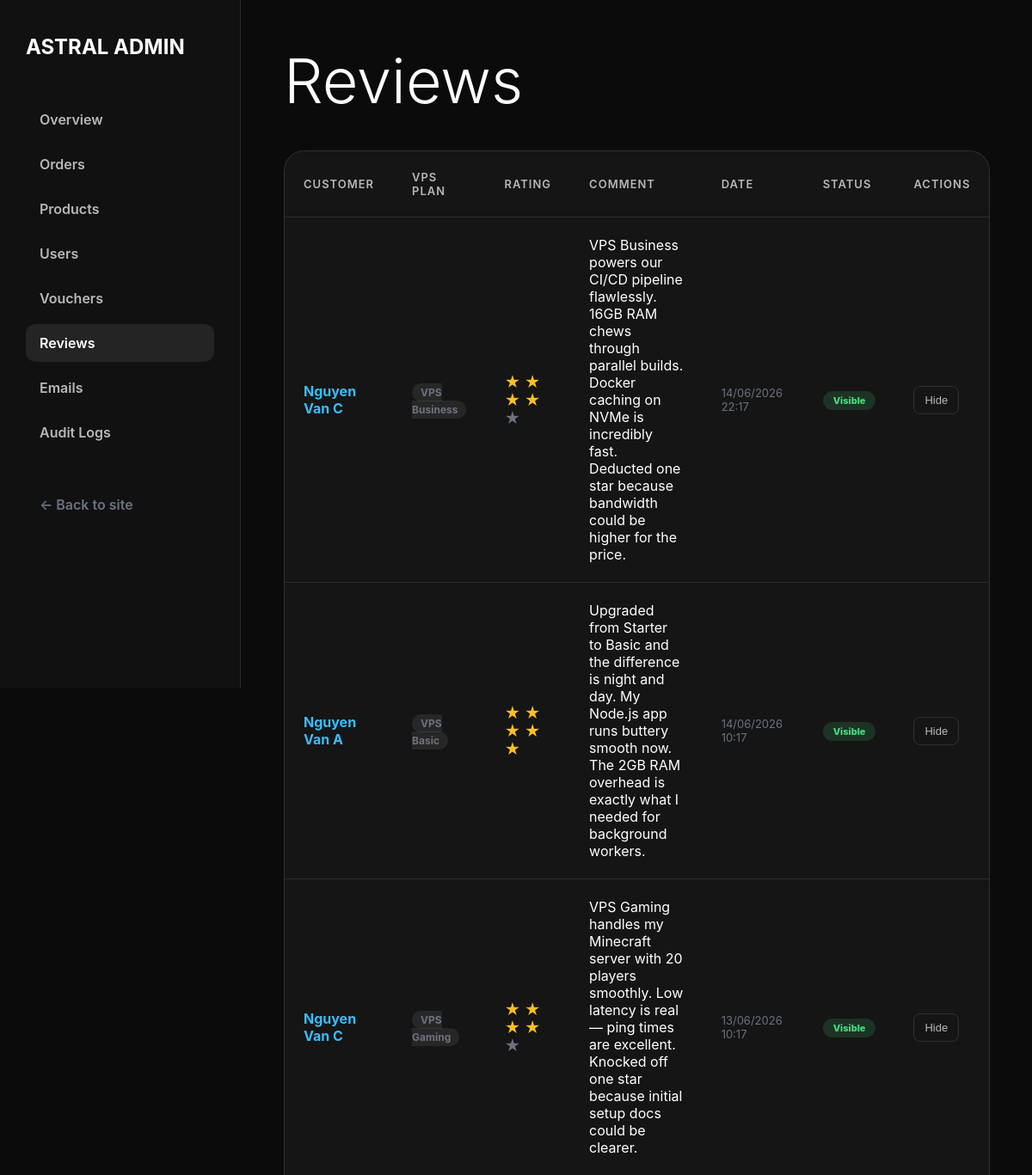
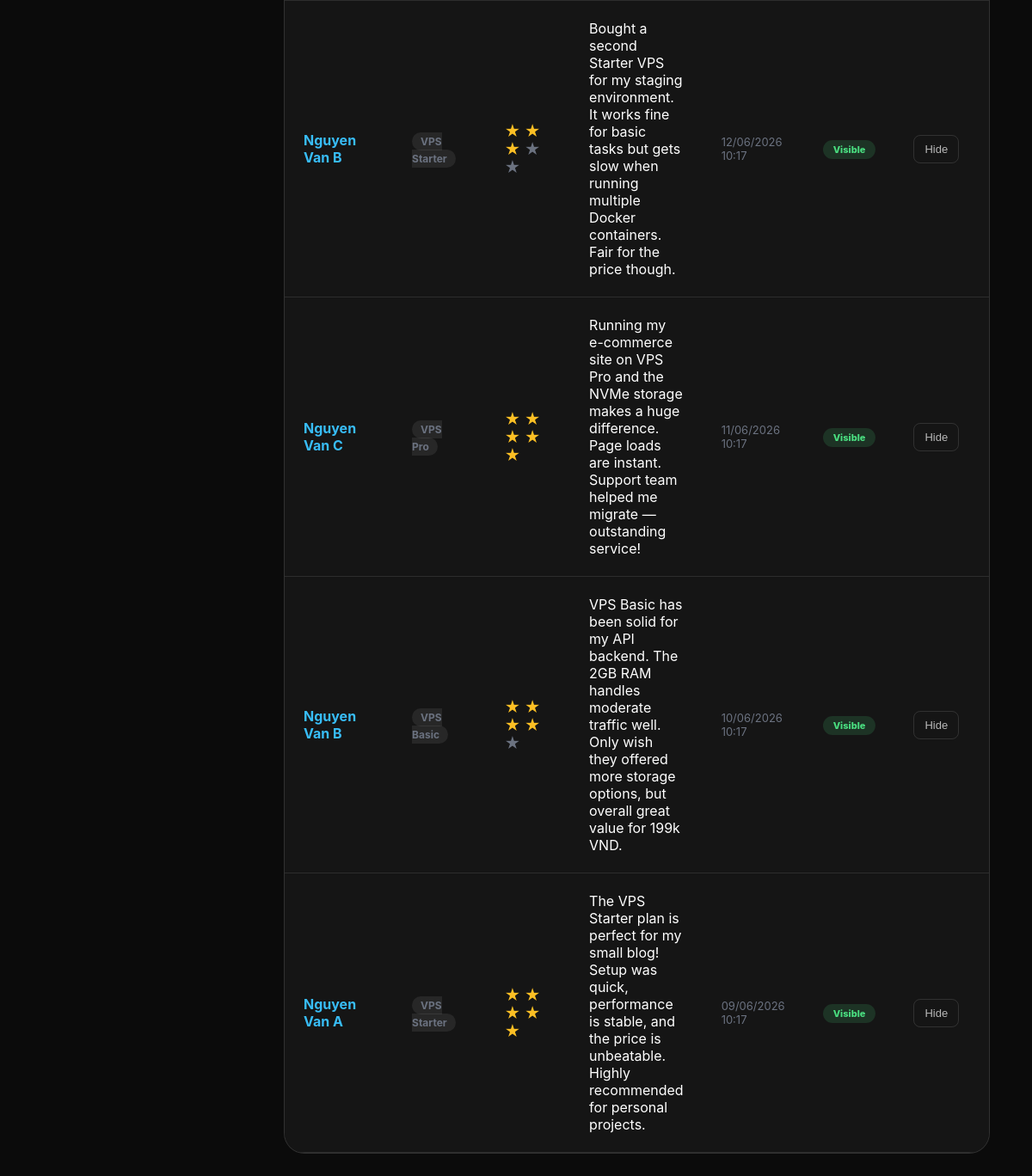
Before: /admin/reviews (signed in) with the older database file (2 pictures, top to bottom).
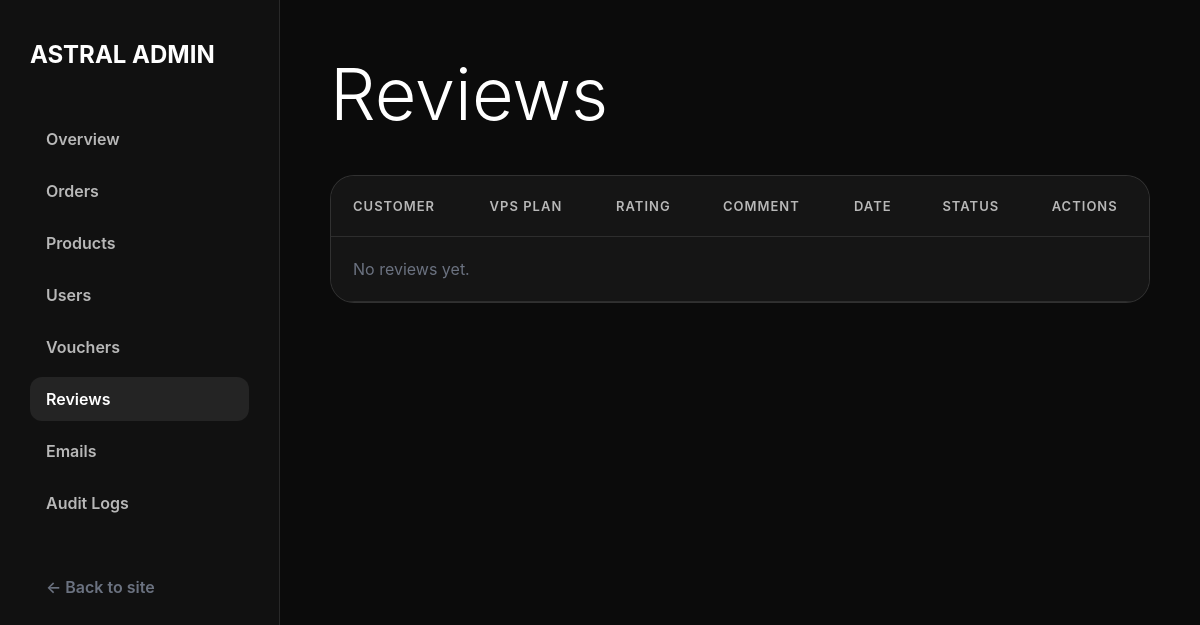
After: the same page with the newer database file.
### tables this page shows
CREATE TABLE reviews (
    id          INT UNSIGNED AUTO_INCREMENT PRIMARY KEY,
    user_id     INT UNSIGNED  NOT NULL,
    product_id  INT UNSIGNED  NOT NULL,
    order_id    INT UNSIGNED  NOT NULL,
    rating      TINYINT(1)    NOT NULL CHECK (rating BETWEEN 1 AND 5),
    comment     TEXT          NOT NULL,
    is_visible  TINYINT(1)    NOT NULL DEFAULT 1,
    created_at  TIMESTAMP     NOT NULL DEFAULT CURRENT_TIMESTAMP,
    updated_at  TIMESTAMP     NOT NULL DEFAULT CURRENT_TIMESTAMP ON UPDATE CURRENT_TIMESTAMP,

    UNIQUE KEY uq_review_per_order (user_id, order_id),
    FOREIGN KEY (user_id)    REFERENCES users(id)    ON DELETE CASCADE,
    FOREIGN KEY (product_id) REFERENCES products(id) ON DELETE CASCADE,
    FOREIGN KEY (order_id)   REFERENCES orders(id)   ON DELETE CASCADE,
    INDEX idx_product_visible (product_id, is_visible),
    INDEX idx_rating (rating)
);

CREATE TABLE users (
    id            INT UNSIGNED AUTO_INCREMENT PRIMARY KEY,
    name          VARCHAR(100)  NOT NULL,
    email         VARCHAR(150)  NOT NULL UNIQUE,
    password      VARCHAR(255)  NOT NULL,                         
    phone         VARCHAR(20)   DEFAULT NULL,
    avatar        VARCHAR(255)  DEFAULT 'default_avatar.png',
    role          ENUM('user','staff','admin') NOT NULL DEFAULT 'user',
     
    tier          ENUM('silver','gold','diamond') NOT NULL DEFAULT 'silver',
    total_spent   DECIMAL(15,2) NOT NULL DEFAULT 0.00,
    is_locked     TINYINT(1)    NOT NULL DEFAULT 0,               
    locked_reason VARCHAR(255)  DEFAULT NULL,
    is_verified   TINYINT(1)    NOT NULL DEFAULT 1,               
    verification_token VARCHAR(64) DEFAULT NULL,
    mfa_secret          VARCHAR(32)   DEFAULT NULL,
    mfa_enabled         TINYINT(1)    NOT NULL DEFAULT 0,
    created_at    TIMESTAMP     NOT NULL DEFAULT CURRENT_TIMESTAMP,
    updated_at    TIMESTAMP     NOT NULL DEFAULT CURRENT_TIMESTAMP ON UPDATE CURRENT_TIMESTAMP,

    INDEX idx_role (role),
    INDEX idx_tier (tier),
    INDEX idx_is_locked (is_locked)
);

CREATE TABLE products (
    id            INT UNSIGNED AUTO_INCREMENT PRIMARY KEY,
    name          VARCHAR(150)  NOT NULL,                         
    slug          VARCHAR(200)  NOT NULL UNIQUE,                  
    description   TEXT          DEFAULT NULL,
     
    cpu           VARCHAR(50)   NOT NULL,                         
    ram           VARCHAR(50)   NOT NULL,                         
    storage       VARCHAR(50)   NOT NULL,                         
    bandwidth     VARCHAR(50)   NOT NULL,                         
    os_options    VARCHAR(255)  DEFAULT NULL,                     
     
    price         DECIMAL(15,2) NOT NULL,                         
    stock         INT           NOT NULL DEFAULT 100,             
    image         VARCHAR(255)  DEFAULT 'default_product.png',
     
    is_active     TINYINT(1)    NOT NULL DEFAULT 1,               
    created_by    INT UNSIGNED  DEFAULT NULL,                     
    created_at    TIMESTAMP     NOT NULL DEFAULT CURRENT_TIMESTAMP,
    updated_at    TIMESTAMP     NOT NULL DEFAULT CURRENT_TIMESTAMP ON UPDATE CURRENT_TIMESTAMP,

    FOREIGN KEY (created_by) REFERENCES users(id) ON DELETE SET NULL,
    INDEX idx_is_active (is_active),
    INDEX idx_price (price),
    INDEX idx_slug (slug)
);

### src/Controllers/AdminReviewController.php (called while the page is built, shortened)
<?php
class AdminReviewController extends Controller {
    public function index() {
        $reviews = Review::getAllForAdmin();
        require_once __DIR__ . '/../Views/admin/reviews/index.php';
    }
}

### src/index.php (called while the page is built, shortened)
<?php
    $router = new Router();
    $router->get('/',           \App\Controllers\ProductController::class, 'index');
    $router->get('/plans',      \App\Controllers\ProductController::class, 'plans');
    $router->get('/product',    \App\Controllers\ProductController::class, 'detail');
    $router->get('/blog',       \App\Controllers\ProductController::class, 'blog');
    $router->get('/docs',       \App\Controllers\ProductController::class, 'docs');
    $router->get('/api/health', \App\Controllers\HealthController::class, 'index');
    $router->get('/login',      \App\Controllers\AuthController::class, 'login');
    $router->post('/login',     \App\Controllers\AuthController::class, 'login');
    $router->get('/register',   \App\Controllers\AuthController::class, 'register');
    $router->post('/register',  \App\Controllers\AuthController::class, 'register');
    $router->get('/logout',     \App\Controllers\AuthController::class, 'logout');
    $router->get('/verify',     \App\Controllers\AuthController::class, 'verify');
    $router->get('/verify-otp', \App\Controllers\AuthController::class, 'showOtpForm');
    $router->post('/verify-otp',\App\Controllers\AuthController::class, 'showOtpForm');
    $router->get('/forgot-password',    \App\Controllers\PasswordResetController::class, 'forgot');
    $router->post('/forgot-password',   \App\Controllers\PasswordResetController::class, 'forgot');
    $router->get('/reset-password',     \App\Controllers\PasswordResetController::class, 'reset');
    $router->post('/reset-password',    \App\Controllers\PasswordResetController::class, 'reset');
    $router->get('/mfa-verify',     \App\Controllers\AuthController::class, 'mfaVerify');
    $router->post('/mfa-verify',    \App\Controllers\AuthController::class, 'mfaVerify');
    $router->get('/mfa-setup',      \App\Controllers\ProfileController::class, 'setupMfa');
    $router->post('/mfa-setup',     \App\Controllers\ProfileController::class, 'setupMfa');
    $router->get('/cart',           \App\Controllers\CartController::class, 'index');
    $router->post('/cart/add',      \App\Controllers\CartController::class, 'add');
    $router->post('/cart/remove',   \App\Controllers\CartController::class, 'remove');
    $router->post('/cart/update',   \App\Controllers\CartController::class, 'update');
    $router->get('/cart/count',     \App\Controllers\CartController::class, 'count');
    $router->get('/checkout',       \App\Controllers\CheckoutController::class, 'index');
    $router->post('/checkout/place-order',      \App\Controllers\CheckoutController::class, 'placeOrder');
    $router->get('/checkout/place-order',       \App\Controllers\CheckoutController::class, 'placeOrderGet');
    $router->get('/checkout/success',           \App\Controllers\CheckoutController::class, 'success');
    $router->post('/checkout/validate-voucher', \App\Controllers\CheckoutController::class, 'validateVoucher');
    $router->get('/payment/vnpay-return',   \App\Controllers\PaymentController::class, 'vnpayReturn');
    $router->get('/payment/vnpay-ipn',      \App\Controllers\PaymentController::class, 'vnpayIpn');
    $router->get('/orders',             \App\Controllers\OrderController::class, 'index');
    $router->get('/orders/invoice',     \App\Controllers\OrderController::class, 'invoice');
    $router->post('/orders/cancel',     \App\Controllers\OrderController::class, 'cancel');
    $router->post('/service/stop',      \App\Controllers\ServiceController::class, 'stop');
    $router->post('/service/start',     \App\Controllers\ServiceController::class, 'start');
    $router->post('/service/restart',   \App\Controllers\ServiceController::class, 'restart');
    $router->post('/service/rebuild',   \App\Controllers\ServiceController::class, 'rebuild');
    $router->get('/inbox',              \App\Controllers\InboxController::class, 'index');
    $router->post('/inbox/read',        \App\Controllers\InboxController::class, 'markRead');
    $router->get('/profile',            \App\Controllers\ProfileController::class, 'index');
    $router->post('/profile/update',    \App\Controllers\ProfileController::class, 'update');
    $router->get('/console',            \App\Controllers\ConsoleController::class, 'index');
    $router->get('/admin/orders',           \App\Controllers\AdminOrderController::class, 'index');
    $router->get('/admin/orders/invoice',   \App\Controllers\AdminOrderController::class, 'invoice');
    $router->post('/admin/orders/update',   \App\Controllers\AdminOrderController::class, 'update');
    $router->get('/admin/products',         \App\Controllers\AdminProductController::class, 'index');
    $router->post('/admin/products/store',  \App\Controllers\AdminProductController::class, 'store');
    $router->post('/admin/products/update', \App\Controllers\AdminProductController::class, 'update');
    $router->post('/admin/products/toggle', \App\Controllers\AdminProductController::class, 'toggle');
    $router->get('/admin',                  \App\Controllers\AdminDashboardController::class, 'index');
    $router->get('/admin/dashboard',        \App\Controllers\AdminDashboardController::class, 'index');
    $router->get('/admin/users',            \App\Controllers\AdminUserController::class, 'index');
    $router->post('/admin/users/toggle-lock', \App\Controllers\AdminUserController::class, 'toggleLock');
    $router->get('/admin/vouchers',         \App\Controllers\AdminVoucherController::class, 'index');
    $router->post('/admin/vouchers/store',  \App\Controllers\AdminVoucherController::class, 'store');
    $router->post('/admin/vouchers/toggle', \App\Controllers\AdminVoucherController::class, 'toggle');
    $router->get('/admin/reviews',          \App\Controllers\AdminReviewController::class, 'index');
    $router->post('/admin/reviews/toggle',   \App\Controllers\AdminReviewController::class, 'toggle');
    $router->get('/admin/emails',           \App\Controllers\AdminEmailController::class, 'index');
    $router->post('/admin/emails/send',     \App\Controllers\AdminEmailController::class, 'send');
    $router->get('/admin/audit-logs',      \App\Controllers\AdminAuditLogController::class, 'index');
    $router->post('/review/submit',        \App\Controllers\ReviewController::class, 'submit');
    $router->dispatch();

### src/Models/Review.php (called while the page is built, shortened)
<?php
class Review {
    public static function getAllForAdmin(): array {
        $pdo = Database::getConnection();
        $sql = "
            SELECT r.*, u.name AS customer_name, p.name AS product_name
            FROM reviews r
            JOIN users u ON r.user_id = u.id
            JOIN products p ON r.product_id = p.id
            ORDER BY r.created_at DESC
        ";
        return $pdo->query($sql)->fetchAll(\PDO::FETCH_ASSOC);
    }
}

### src/Views/admin/reviews/index.php (the view, shortened to what the rows shown need)
<!DOCTYPE html>
<html lang="en">
<head>
    <link rel="stylesheet" href="/css/base.css">
</head>
<body>
    <div class="admin-layout">
        <div class="admin-sidebar">
            <h2>ASTRAL ADMIN</h2>
        </div>
        <div class="admin-content">
            <h1>Reviews</h1>
            <div style="background:#151515;border-radius:24px;border:1px solid rgba(255,255,255,0.12);overflow:hidden;">
                <div class="table-responsive">
                    <table class="admin-table">
                        <thead>
                            <tr>
                                <th>Customer</th>
                                <th>VPS Plan</th>
                                <th>Rating</th>
                                <th>Comment</th>
                                <th>Date</th>
                                <th>Status</th>
                                <th>Actions</th>
                            </tr>
                        </thead>
                        <tbody>
                            <?php if(empty($reviews)): ?>
                                <tr><td colspan="7" class="text-center text-muted py-4">No reviews yet.</td></tr>
                            <?php else: ?>
                                <?php foreach ($reviews as $r): ?>
                                    <tr>
                                        <td class="fw-bold" style="color:#38bdf8;"><?= htmlspecialchars($r['customer_name']) ?></td>
                                        <td><span style="padding:3px 10px;border-radius:999px;background:rgba(255,255,255,0.08);color:#6b7280;font-size:12px;font-weight:700;"><?= htmlspecialchars($r['product_name']) ?></span></td>
                                        <td class="star-rating">
                                            <?php for($i=1; $i<=5; $i++): ?>
                                                <span class="star <?= $i > $r['rating'] ? 'empty' : '' ?>">★</span>
                                            <?php endfor; ?>
                                        </td>
                                        <td style="max-width:300px;"><?= nl2br(htmlspecialchars($r['comment'])) ?></td>
                                        <td style="color:#6b7280;font-size:13px;"><?= date('d/m/Y H:i', strtotime($r['created_at'])) ?></td>
                                        <td>
                                            <span class="r-status <?= $r['is_visible'] ? 'visible' : 'hidden' ?>"><?= $r['is_visible'] ? 'Visible' : 'Hidden' ?></span>
                                        </td>
                                        <td>
                                            <form action="/admin/reviews/toggle" method="POST">
                                                <button type="submit" class="action-btn <?= $r['is_visible'] ? 'danger' : 'success' ?>"><?= $r['is_visible'] ? 'Hide' : 'Unhide' ?></button>
                                            </form>
                                        </td>
                                    </tr>
                                <?php endforeach; ?>
                            <?php endif; ?>
                        </tbody>
                    </table>
                </div>
            </div>
        </div>
    </div>
</body>
</html>

Changed rows visible on the page:
removed reviews: user.name "Nguyen Van C", product.name "VPS Business", comment "VPS Business powers our CI/CD pipeline flawlessly. 16GB RAM chews through parallel builds. Docker caching on NVMe is incredibly fast. Deducted one star because bandwidth could be higher for the price.", created_at "14/06/2026 22:17", is_visible "Visible"
removed reviews: user.name "Nguyen Van A", product.name "VPS Basic", comment "Upgraded from Starter to Basic and the difference is night and day. My Node.js app runs buttery smooth now. The 2GB RAM overhead is exactly what I needed for background workers.", created_at "14/06/2026 10:17", is_visible "Visible"
removed reviews: user.name "Nguyen Van C", product.name "VPS Gaming", comment "VPS Gaming handles my Minecraft server with 20 players smoothly. Low latency is real — ping times are excellent. Knocked off one star because initial setup docs could be clearer.", created_at "13/06/2026 10:17", is_visible "Visible"
removed reviews: user.name "Nguyen Van B", product.name "VPS Starter", comment "Bought a second Starter VPS for my staging environment. It works fine for basic tasks but gets slow when running multiple Docker containers. Fair for the price though.", created_at "12/06/2026 10:17", is_visible "Visible"
removed reviews: user.name "Nguyen Van C", product.name "VPS Pro", comment "Running my e-commerce site on VPS Pro and the NVMe storage makes a huge difference. Page loads are instant. Support team helped me migrate — outstanding service!", created_at "11/06/2026 10:17", is_visible "Visible"
removed reviews: user.name "Nguyen Van B", product.name "VPS Basic", comment "VPS Basic has been solid for my API backend. The 2GB RAM handles moderate traffic well. Only wish they offered more storage options, but overall great value for 199k VND.", created_at "10/06/2026 10:17", is_visible "Visible"
removed reviews: user.name "Nguyen Van A", product.name "VPS Starter", comment "The VPS Starter plan is perfect for my small blog! Setup was quick, performance is stable, and the price is unbeatable. Highly recommended for personal projects.", created_at "09/06/2026 10:17", is_visible "Visible"
Other visible differences:
text now shown: "No reviews yet."
